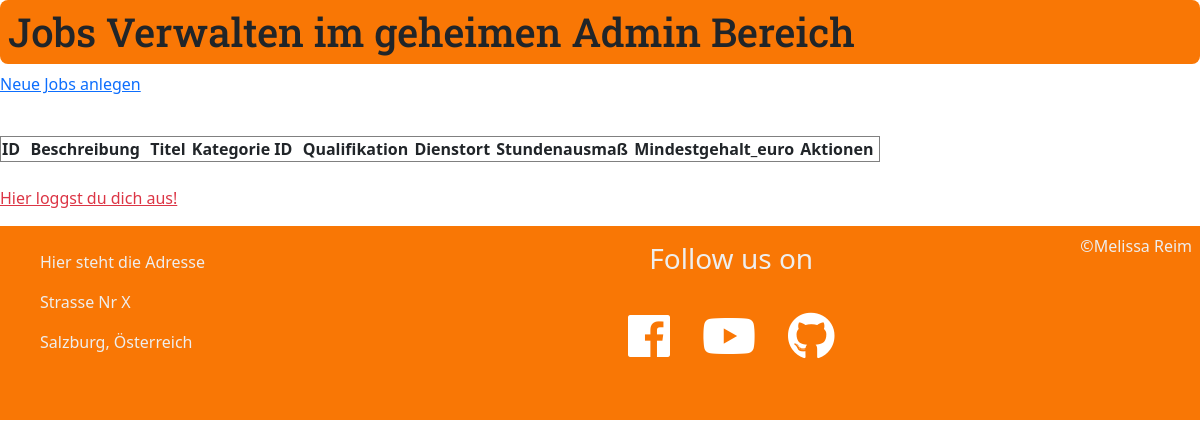
Page /PHP/admin/jobs_liste.php (signed in) on the earlier database version.
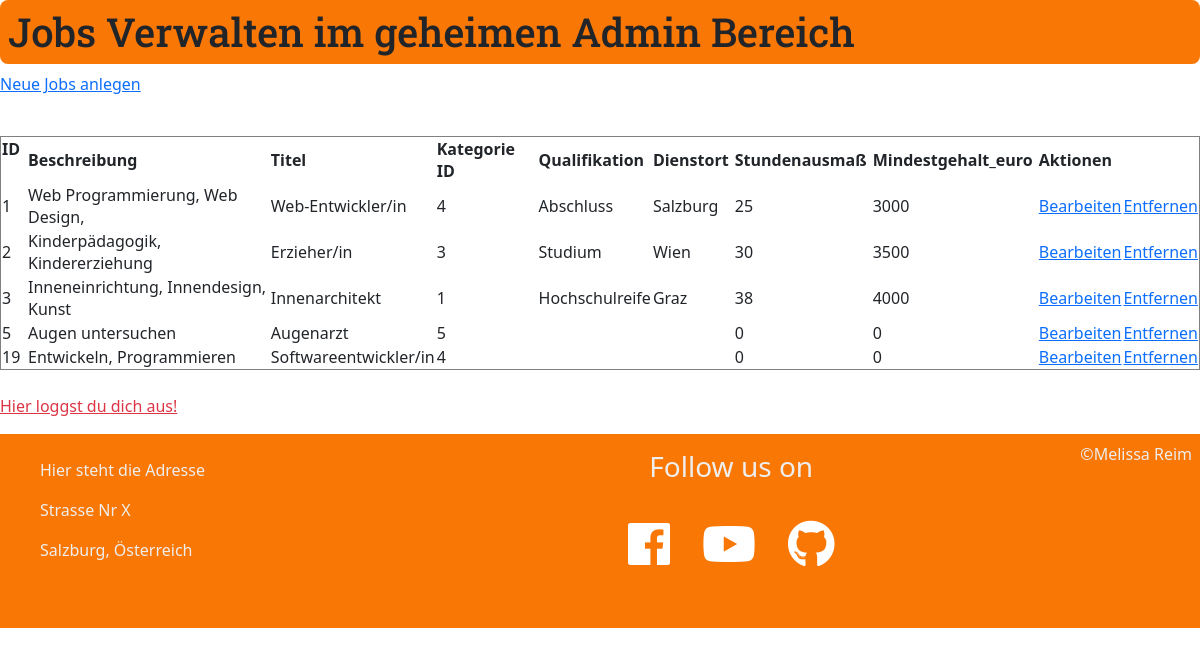
Same page on the later database version.
### tables this page shows
CREATE TABLE `jobs` (
  `id` int(10) UNSIGNED NOT NULL,
  `jobs` varchar(255) NOT NULL,
  `titel` varchar(50) NOT NULL,
  `kategorie_id` int(10) UNSIGNED NOT NULL,
  `qualifikation` varchar(255) NOT NULL,
  `dienstort` varchar(50) NOT NULL,
  `stundenausmaß` int(50) NOT NULL,
  `mindestgehalt_euro` int(11) NOT NULL,
  `datum` datetime NOT NULL DEFAULT current_timestamp()
);

### PHP/admin/funktionen.php (called while the page is built, shortened)
<?php
$db = mysqli_connect("localhost", "root", "", "getajob");
mysqli_set_charset($db, "utf8");
function query ($sql_befehl) {
    global $db;
    $result = mysqli_query($db, $sql_befehl);
    return $result;
}

### PHP/admin/jobs_liste.php (the view, shortened to what this page needs)
<link href="style.css" rel="stylesheet" type="text/css" />
<link
rel="stylesheet"
href="../vendor/bootstrap-5.3.2-dist/css/bootstrap.css"
/>
<?php
include "funktionen.php";
?>
<h1>Jobs Verwalten im geheimen Admin Bereich</h1>
<p><a href="jobs_anlegen.php">Neue Jobs anlegen</a></p>
<?php
$result = query ( "SELECT * FROM jobs ORDER BY id ASC");
echo "<table border='1'>";
echo "<thread>";
echo "<tr>";
    echo "<th>ID &nbsp;</th>";
    echo "<th>Beschreibung &nbsp;</th>";
    echo "<th>Titel&nbsp;</th>";
    echo "<th>Kategorie ID &nbsp;</th>";
    echo "<th>Qualifikation&nbsp;</th>";
    echo "<th>Dienstort&nbsp;</th>";
    echo "<th>Stundenausmaß&nbsp;</th>";
    echo "<th>Mindestgehalt_euro&nbsp;</th>";
    echo "<th>Aktionen&nbsp;</th>";
echo "</tr>";
echo "</thread>";
    echo "<tbody>";
while ($row = mysqli_fetch_assoc($result)) {
    echo "<tr>";
        echo "<td>" . $row["id"]  .  "</td>";
        echo "<td>" . $row["jobs"]  .  "</td>";
        echo "<td>" . $row["titel"]  .  "</td>";
        echo "<td>" . $row["kategorie_id"]  .  "</td>";
        echo "<td>" . $row["qualifikation"]  .  "</td>";
        echo "<td>" . $row["dienstort"]  .  "</td>";
        echo "<td>" . $row["stundenausmaß"]  .  "</td>";
        echo "<td>" . $row["mindestgehalt_euro"]  .  "</td>";
        echo "<td>" . "<a href='jobs_bearbeiten.php?id={$row["id"]}'>Bearbeiten</a>"  .  "</td>";
        echo "<td>" . "<a href='jobs_entfernen.php?id={$row["id"]}'>Entfernen</a>"  .  "</td>";
    echo "</tr>";
}
    echo"</tbody>";
echo"</table>";
?>
<p><a class="link-danger" href="logout.php">Hier loggst du dich aus!</a></p>
<?php
include "../fuss.php";
?>

Differences in the rows shown:
added jobs: id "1", jobs "Web Programmierung, Web Design,", titel "Web-Entwickler/in", kategorie "4", qualifikation "Abschluss", dienstort "Salzburg", stundenausmaß "25", mindestgehalt_euro "3000"
added jobs: id "2", jobs "Kinderpädagogik, Kindererziehung", titel "Erzieher/in", kategorie "3", qualifikation "Studium", dienstort "Wien", stundenausmaß "30", mindestgehalt_euro "3500"
added jobs: id "3", jobs "Inneneinrichtung, Innendesign, Kunst", titel "Innenarchitekt", kategorie "1", qualifikation "Hochschulreife", dienstort "Graz", stundenausmaß "38", mindestgehalt_euro "4000"
added jobs: id "5", jobs "Augen untersuchen", titel "Augenarzt", kategorie "5", stundenausmaß "0", mindestgehalt_euro "0"
added jobs: id "19", jobs "Entwickeln, Programmieren", titel "Softwareentwickler/in", kategorie "4", stundenausmaß "0", mindestgehalt_euro "0"
